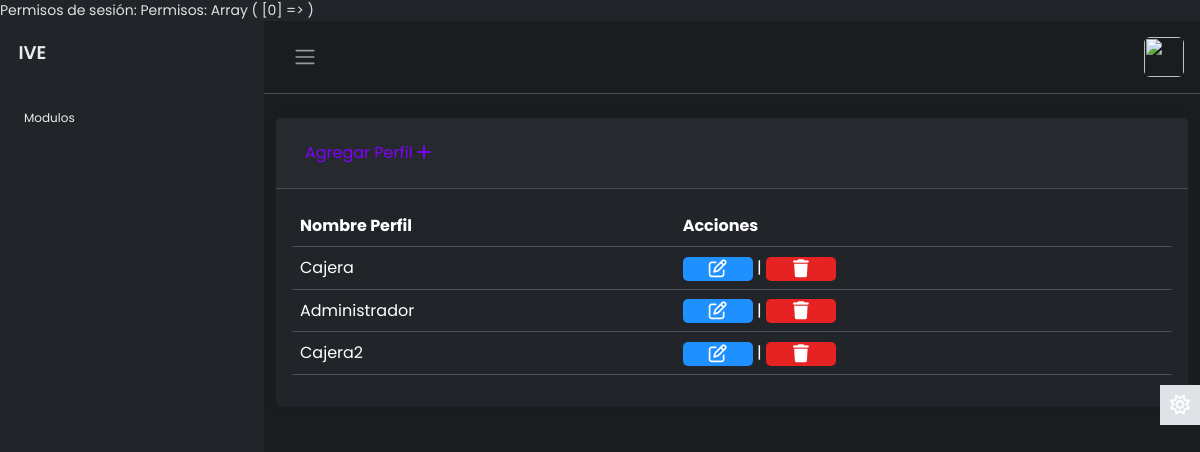
The page /modulos/perfiles/index.php (signed in) on the database as committed earlier.
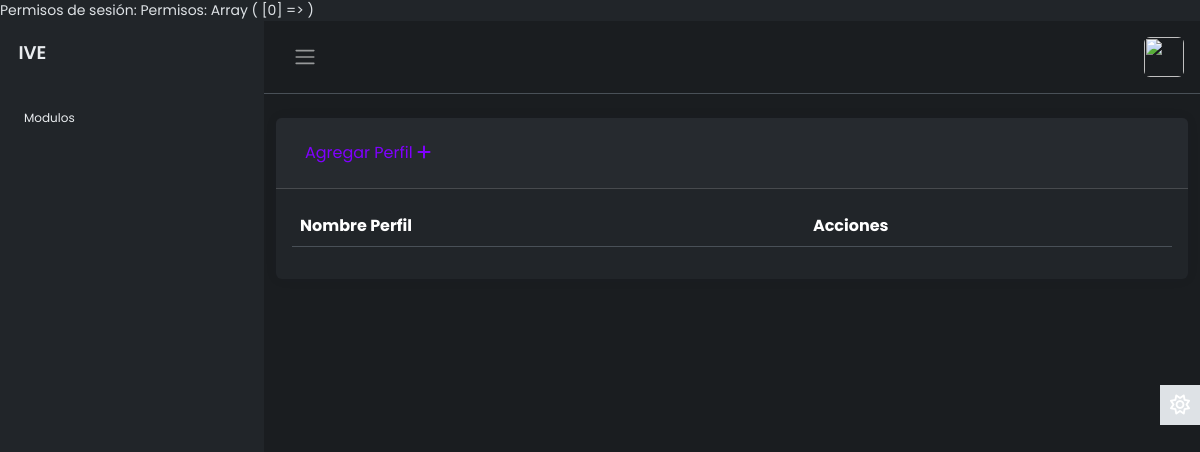
The same page on the database as committed later.
### tables this page shows
CREATE TABLE `perfiles` (
  `idPerfil` int(11) NOT NULL,
  `Permisos` varchar(255) DEFAULT NULL,
  `lActivo` int(11) DEFAULT NULL
);

### modulos/perfiles/MostrarPerfiles.php (the view)
<?php
$sql = "SELECT * FROM perfiles";
$result = $link->query($sql);
if ($result->num_rows > 0) {
    while ($row = $result->fetch_assoc()) { ?>
        <tr>
            <td scope="row"><?php echo $row['NombrePerfil'] ?></td>
            <td>
                <a name="btneditar" id="btneditar" class="btn edit" href="EditarUsuario.php?txtID=<?php echo $row['idPerfil']; ?>" role="button"><i class="fa-regular fa-pen-to-square"></i></a>
                <span>|</span>
                <a class="btn delete" href="javascript:void(0);" onclick="borrar(<?php echo $row['idPerfil']; ?>, '<?php echo $row['nombre']; ?>')" role="button"><i class="fa-solid fa-trash"></i></a>
            </td>
        </tr>
<?php
    }
 } else {
        $Resultado .= "<tr><td colspan='3'>No se encontraron registros.</td></tr>";
}
?>

### layout/top.php (shortened to what this page needs)
<?php
$permisos = explode(",", $_SESSION["permisos"]);
echo "Permisos: ";
print_r($permisos);
?>
<!DOCTYPE html>
<html lang="en" data-bs-theme="dark">
<head>
    <link href="https://cdn.jsdelivr.net/npm/bootstrap@5.3.3/dist/css/bootstrap.min.css" rel="stylesheet">
    <link rel="stylesheet" href="https://cdnjs.cloudflare.com/ajax/libs/font-awesome/6.4.2/css/all.min.css" />
    <link rel="stylesheet" href="http://localhost/layout/style.css">
    <link rel="stylesheet" href="http://localhost/layout/buttons.css">
    <link href="https://cdn.jsdelivr.net/npm/vanilla-datatables@latest/dist/vanilla-dataTables.min.css" rel="stylesheet" type="text/css">
</head>
<body>
    <div class="wrapper">
        <aside id="sidebar" class="js-sidebar">
            <div class="h-100">
                <div class="sidebar-logo">
                    <a href="/ivephp">IVE</a>
                </div>
                <ul class="sidebar-nav">
                    <li class="sidebar-header">
                        Modulos
                    </li>
                </ul>
            </div>
        </aside>
        <div class="main">
            <nav class="navbar navbar-expand px-3 border-bottom">
                <button class="btn" id="sidebar-toggle" type="button">
                    <span class="navbar-toggler-icon"></span>
                </button>
                <div class="navbar-collapse navbar">
                    <ul class="navbar-nav">
                        <li class="nav-item dropdown">
                            <a href="#" data-bs-toggle="dropdown" class="nav-icon pe-md-0">
                                <img src="" class="avatar img-fluid rounded" alt="">
                            </a>
                        </li>
                    </ul>
                </div>
            </nav>

### modulos/perfiles/index.php (shortened to what this page needs)
<?php
require("../../config/dbcontext.php");
include("../../layout/top.php");
?>
<div class="container">
    <div class="row justify-content-center">
        <div class="col-sm-">
            <div class="card border-0 mt-4 ">
                <div class="card-header">
                    <a class="btn mt-2 mb-2 btn-hover-gray" href="AltaPerfil.php" role="button" style="color: #8000ff">Agregar Perfil <i class="fa-solid fa-plus"></i></a>
                </div>
                <div class="card-body">
                    <div class="table-responsive-sm">
                        <table class="table" id="tabla_id">
                            <thead>
                                <tr>
                                    <th scope="col">Nombre Perfil</th>
                                    <th>Acciones</th>
                                </tr>
                            </thead>
                            <tbody>
                                <?php include("./MostrarPerfiles.php") ?>
                            </tbody>
                        </table>
                    </div>
                </div>
            </div>
        </div>
    </div>
</div>
<?php
include("../../layout/foot.php");
?>

### layout/foot.php (shortened to what this page needs)
<a href="#" class="theme-toggle">
    <i class="fa-regular fa-sun"></i>
</a>
</div>
</div>
</body>
</html>

### layout/style.css (style rules this page uses)
body { font-family: 'Poppins', sans-serif; font-size: 0.875rem; opacity: 1; overflow-y: scroll; margin: 0; }
a { cursor: pointer; text-decoration: none; font-family: 'Poppins', sans-serif; }
li { list-style: none; }
.wrapper { align-items: stretch; display: flex; width: 100%; }
#sidebar { max-width: 264px; min-width: 264px; background: var(--bs-dark); transition: all 0.35s ease-in-out; }
.main { display: flex; flex-direction: column; min-height: 100vh; min-width: 0; overflow: hidden; transition: all 0.35s ease-in-out; width: 100%; background: var(--bs-dark-bg-subtle); }
.sidebar-logo { padding: 1.15rem; }
.sidebar-logo a { color: #e9ecef; font-size: 1.15rem; font-weight: 600; }
.sidebar-nav { flex-grow: 1; list-style: none; margin-bottom: 0; padding-left: 0; margin-left: 0; }
.sidebar-header { color: #e9ecef; font-size: .75rem; padding: 1.5rem 1.5rem .375rem; }
.avatar { height: 40px; width: 40px; }
.navbar-expand .navbar-nav { margin-left: auto; }
.card { box-shadow: 0 0 .875rem 0 rgba(34, 46, 60, .05); margin-bottom: 24px; }
.theme-toggle { position: fixed; top: 50%; transform: translateY(-65%); text-align: center; z-index: 10; right: 0; left: auto; border: none; background-color: var(--bs-body-color); }
html[data-bs-theme="dark"] .theme-toggle .fa-sun, html[data-bs-theme="light"] .theme-toggle .fa-moon { cursor: pointer; padding: 10px; display: block; font-size: 1.25rem; color: #FFF; }

### layout/buttons.css (style rules this page uses)
.btn.delete { font-family: "Robot", sans-serif; font-size: 18px; font-weight: bold; background-color:#e62222; width: 70px; padding: 2px; text-align: center; text-decoration: none; text-transform: uppercase; color: #fff; border-radius: 5px; cursor: pointer; box-shadow: 0 0 10px rgba(0,0,0 0.1); -webkit-transition-duration: 0.3s; transition-duration: 0.3s; -webkit-transition-property: box-shadows, transform; transition-property: box-shadow, transform; }
.btn.edit { font-family: "Robot", sans-serif; font-size: 18px; font-weight: bold; background:#1E90FF; width: 70px; padding: 2px; text-align: center; text-decoration: none; text-transform: uppercase; color: #fff; border-radius: 5px; cursor: pointer; box-shadow: 0 0 10px rgba(0,0,0 0.1); -webkit-transition-duration: 0.3s; transition-duration: 0.3s; -webkit-transition-property: box-shadows, transform; transition-property: box-shadow, transform; }

Rows that differ between the two databases and show on the page:
removed perfiles: NombrePerfil "Cajera"
removed perfiles: NombrePerfil "Administrador"
removed perfiles: NombrePerfil "Cajera2"
